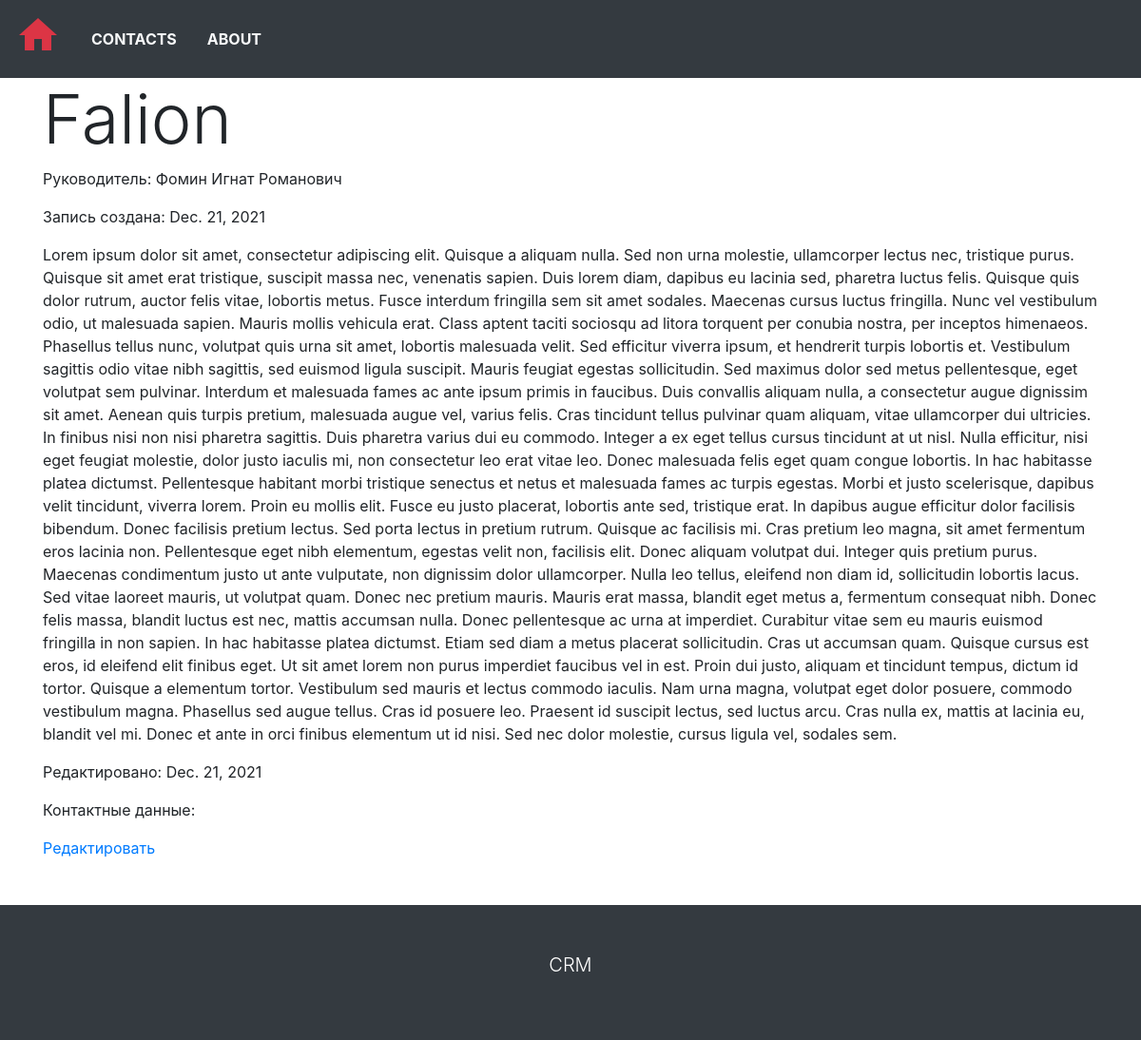
The page /falion/ on the database its author committed.
### main_crm/models.py (models this page shows, shortened)
class Company(models.Model):
    company_name = models.CharField(max_length=150, unique=True)
    slug = models.SlugField(unique=True, null=True)
    fio = models.CharField(max_length=150)
    description = RichTextUploadingField(blank=True)
    published = models.DateField(auto_now_add=True)
    edited = models.DateField(auto_now=True)
    class Meta:
        ordering = ['published']
        verbose_name = 'Company'
        verbose_name_plural = 'Companies'

### main_crm/views.py (the view)
# urls.py: path('<slug:company_slug>/', views.CompanyDetialView.as_view(), name='company-detail'),
class CompanyDetialView(DetailView):
    queryset = Company.objects.all()
    template_name = 'cms_mainpage/detail_page.html'
    slug_url_kwarg = 'company_slug'

### main_crm/templates/cms_mainpage/detail_page.html (shortened to what this page needs)
{% extends 'base.html' %}
{% block content %}
<div class="container">
    <h1 class="display-3">{{ company.company_name }}</h1>
    <p>Руководитель: {{ company.fio }}</p>
    <p>Запись создана: {{ company.published }}</p>
    <p>{{ company.description|safe }}</p>
    <p>Редактировано: {{ company.edited }}</p>
    <p>Контактные данные: </p>
    <a href="{% url 'company-update' company.slug %}">Редактировать</a>
</div>
{% endblock %}

### main_crm/templates/base.html (style rules this page uses)
html, body { height: 100%; }

### rows shown on the page
Company: company_name "Falion", fio "Фомин Игнат Романович", published "Dec. 21, 2021", description "Lorem ipsum dolor sit amet, consectetur adipiscing elit. Quisque a aliquam nulla. Sed non urna molestie, ullamcorper lectus nec, tristique purus. Quisque sit amet erat tristique, suscipit massa nec, venenatis sapien. Duis lorem diam, dapibus eu lacinia sed, pharetra luctus felis. Quisque quis dolor rutrum, auctor felis vitae, lobortis metus. Fusce interdum fringilla sem sit amet sodales. Maecenas cursus luctus fringilla. Nunc vel vestibulum odio, ut malesuada sapien. Mauris mollis vehicula erat. Class aptent taciti sociosqu ad litora torquent per conubia nostra, per inceptos himenaeos. Phasellus tellus nunc, volutpat quis urna sit amet, lobortis malesuada velit. Sed efficitur viverra ipsum,…", edited "Dec. 21, 2021"
